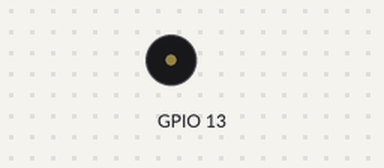
The program below on a simulated Raspberry Pi (BCM pin numbers). Shown: buzzer (waves = sounding). What the program prints to the terminal is not drawn. At 9.3 s the program stops and its outputs stay as they are.

Above: at 1.0 s.
At 8.8 s:
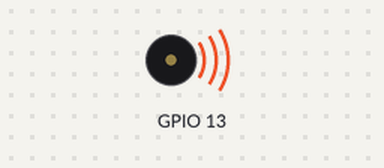
Timing chart, 0 to 10.4 s (numbered marks = the images above):
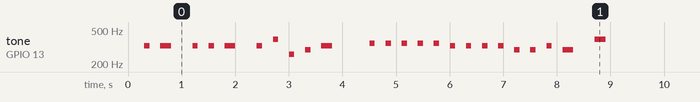

Measured:
- by itself, tone on GPIO 13: plays 329 Hz for 0.10 s, 329 Hz for 0.20 s, 329 Hz for 0.10 s, 329 Hz for 0.10 s, 329 Hz for 0.20 s, 329 Hz for 0.10 s … (24 notes in this stretch)

The program:

jingle_bells.py
```python
import time
import pigpio

buzzerPin = 13
tempo = 0.1
notes = ['e', 'e', 'e', 'e', 'e', 'e', 'e', 'g', 'c', 'd', 'e', ' ', 'f', 'f', 'f', 'f', 'f', 'e', 'e', 'e', 'e', 'd', 'd', 'e', 'd', 'g']
duration = [1, 1, 2, 1, 1, 2, 1, 1, 1, 1, 2, 1, 1, 1, 1, 1, 1, 1, 1, 1, 1, 1, 1, 1, 2, 2]

def playTheTone(note, duration):
    notesName = [ 'c', 'd', 'e', 'f', 'g' ]
    tones = [ 261, 293, 329, 349, 392 ]

    for i in range(len(tones)):
        if note == notesName[i]:
            pi.hardware_PWM(buzzerPin, tones[i], 500000)
            time.sleep(duration)
            pi.hardware_PWM(buzzerPin, 0, 500000)


pi = pigpio.pi()

for i in range(len(notes)):
    if (notes[i] == ' '):
        time.sleep(duration[i] * tempo)
    else:
        playTheTone(notes[i], duration[i] * tempo)
    time.sleep((tempo*2)*duration[i])
print("done")
pi.hardware_PWM(buzzerPin, 0, 500000)
```
